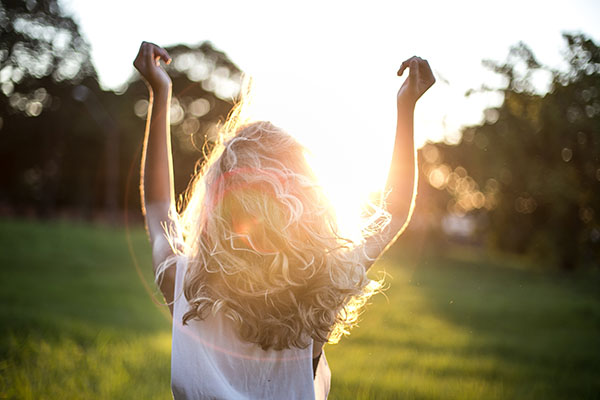
#> input picture OpenCv/Resources/img/G1.jpg, 600 x 400 px, found by its file name
$ python 'ch-02(basic functions).py'
#> lines starting #> are read from the running program, lines starting #| are printed output that depends on the picture; after the words box and inside, x2 and y2 are one past the last pixel; in counts of white or black regions, pixels touching at a corner belong together
import imghdr
from turtle import shape
import cv2
# print(cv2.__version__)
img = cv2.imread("Resources/img/g1.jpg")
#> img is the input picture: shape (400, 600, 3); mean B, G, R 112.4, 139.8, 151.7
img1 = cv2.imread("Resources/img/pn1.jpg")
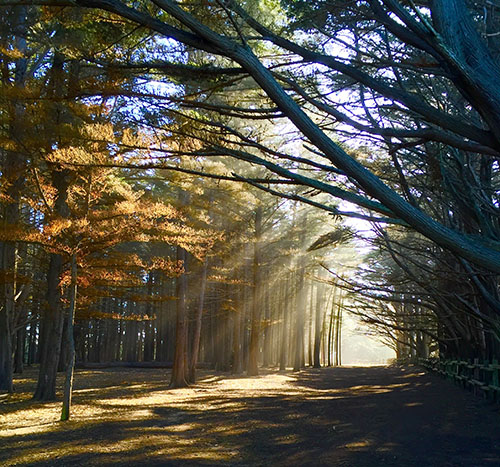
#> input picture OpenCv/Resources/img/pn1.jpg, 500 x 467 px
#> img1 is the input picture: shape (467, 500, 3); mean B, G, R 67.3, 80.1, 83.2
img2 = cv2.imread("Resources/img/g2.jpg")
cv2.imshow("lasd", img)
cv2.waitKey(1000)

# Converting to grayscale
gray = cv2.cvtColor(img, cv2.COLOR_BGR2GRAY)
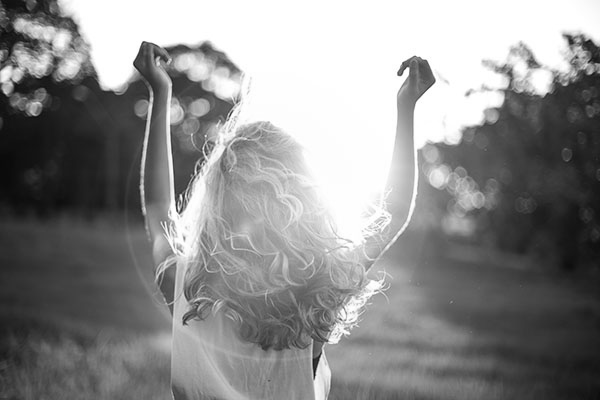
#> gray: shape (400, 600); min 10, max 255, mean 140.2
cv2.imshow('Gray', gray)
cv2.waitKey(1000)

# Blur
blur = cv2.GaussianBlur(gray, (7,7),0)
cv2.imshow('Blur', blur)
cv2.waitKey(1000)

# Edge Cascade
canny = cv2.Canny(img, 125, 175)
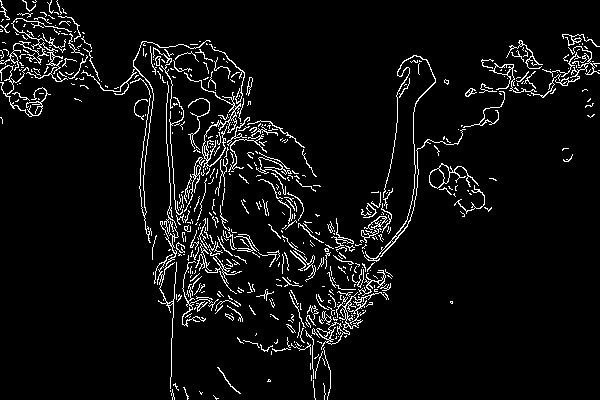
#> canny: shape (400, 600); 5.6% white in thin lines or dots
cv2.imshow('Canny Edges', canny)
cv2.waitKey(1000)

# Dilating the image
dilated = cv2.dilate(canny, (7,7), iterations=3)
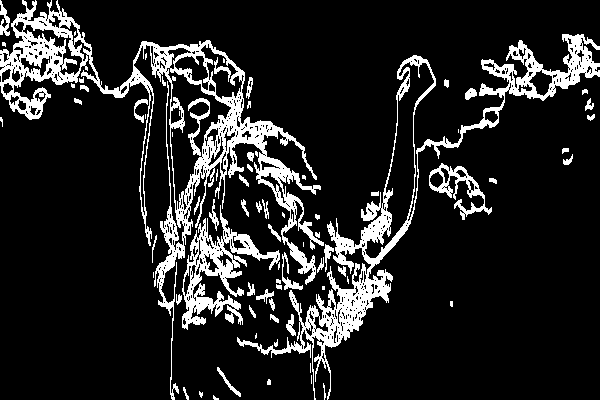
#> dilated: shape (400, 600); 13.5% white; 78 white regions (25 under 20 px), largest, box (x1, y1, x2, y2) and area: (0, 0, 324, 400) 14324, (237, 34, 600, 400) 10297, (182, 205, 280, 330) 3496
cv2.imshow('Dilated', dilated)
cv2.waitKey(1000)

# Eroding
eroded = cv2.erode(canny, (7,7), iterations=3)
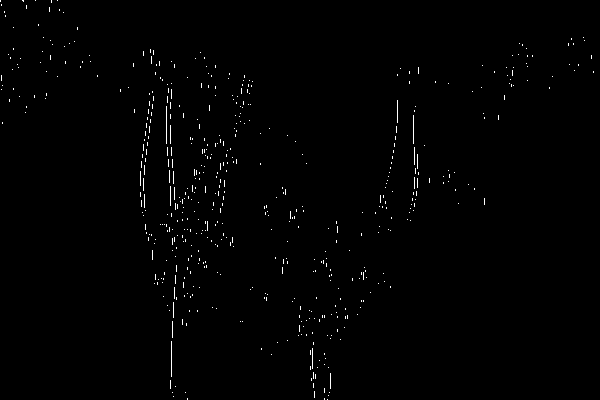
#> eroded: shape (400, 600); 0.72% white in thin lines or dots
cv2.imshow('Eroded', eroded)
cv2.waitKey(1000)

# Resize
resized = cv2.resize(img1, (500,500), interpolation=cv2.INTER_CUBIC) #(width,height)
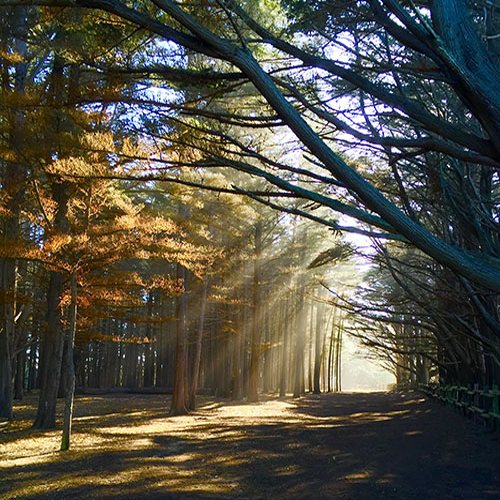
#> resized: shape (500, 500, 3); mean B, G, R 67.3, 80.1, 83.2
cv2.imshow('Resized', resized)
cv2.waitKey(1000)

# Cropping
#> (the run stopped early here; a loop or call above may not have finished)
